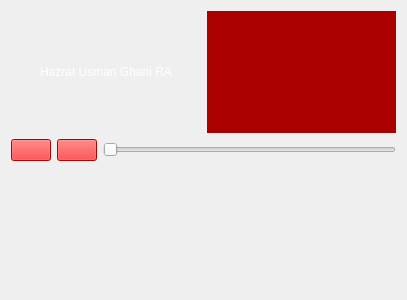
<?xml version="1.0" encoding="UTF-8"?>
<ui version="4.0">
 <class>Usman</class>
 <widget class="QWidget" name="Usman">
  <property name="geometry">
   <rect>
    <x>0</x>
    <y>0</y>
    <width>407</width>
    <height>300</height>
   </rect>
  </property>
  <property name="windowTitle">
   <string>Form</string>
  </property>
  <property name="styleSheet">
   <string notr="true">background-image: url(:/res/usman1.jpg);</string>
  </property>
  <layout class="QGridLayout" name="gridLayout">
   <item row="0" column="0" colspan="3">
    <layout class="QHBoxLayout" name="horizontalLayout">
     <item>
      <widget class="QLabel" name="label">
       <property name="styleSheet">
        <string notr="true">color: rgb(255, 255, 255);
font: 700 12pt &quot;Segoe Print&quot;;</string>
       </property>
       <property name="text">
        <string>Hazrat Usman Ghani RA</string>
       </property>
       <property name="alignment">
        <set>Qt::AlignCenter</set>
       </property>
       <property name="wordWrap">
        <bool>true</bool>
       </property>
      </widget>
     </item>
     <item>
      <widget class="QLabel" name="label_2">
       <property name="styleSheet">
        <string notr="true">background-color: rgb(170, 0, 0);
font: 24pt &quot;Wide Latin&quot;;</string>
       </property>
       <property name="text">
        <string/>
       </property>
       <property name="alignment">
        <set>Qt::AlignCenter</set>
       </property>
       <property name="wordWrap">
        <bool>true</bool>
       </property>
      </widget>
     </item>
    </layout>
   </item>
   <item row="1" column="0">
    <widget class="QPushButton" name="pushButton">
     <property name="styleSheet">
      <string notr="true">background-color: rgb(255, 0, 0);
color: rgb(170, 159, 0);</string>
     </property>
     <property name="text">
      <string/>
     </property>
    </widget>
   </item>
   <item row="1" column="1">
    <widget class="QPushButton" name="pushButton_2">
     <property name="styleSheet">
      <string notr="true">background-color: rgb(255, 0, 0);
background-color: rgb(255, 0, 0);
color: rgb(170, 159, 0);</string>
     </property>
     <property name="text">
      <string/>
     </property>
    </widget>
   </item>
   <item row="1" column="2">
    <widget class="QSlider" name="horizontalSlider">
     <property name="orientation">
      <enum>Qt::Horizontal</enum>
     </property>
    </widget>
   </item>
   <item row="2" column="0" colspan="3">
    <widget class="QLabel" name="label_3">
     <property name="styleSheet">
      <string notr="true">background-image: url(:/res/usmann.jpeg);
font: 600 italic 14pt &quot;Segoe UI&quot;;
color: rgb(255, 255, 255);</string>
     </property>
     <property name="text">
      <string/>
     </property>
     <property name="alignment">
      <set>Qt::AlignCenter</set>
     </property>
     <property name="wordWrap">
      <bool>true</bool>
     </property>
    </widget>
   </item>
  </layout>
 </widget>
 <resources/>
 <connections/>
</ui>
